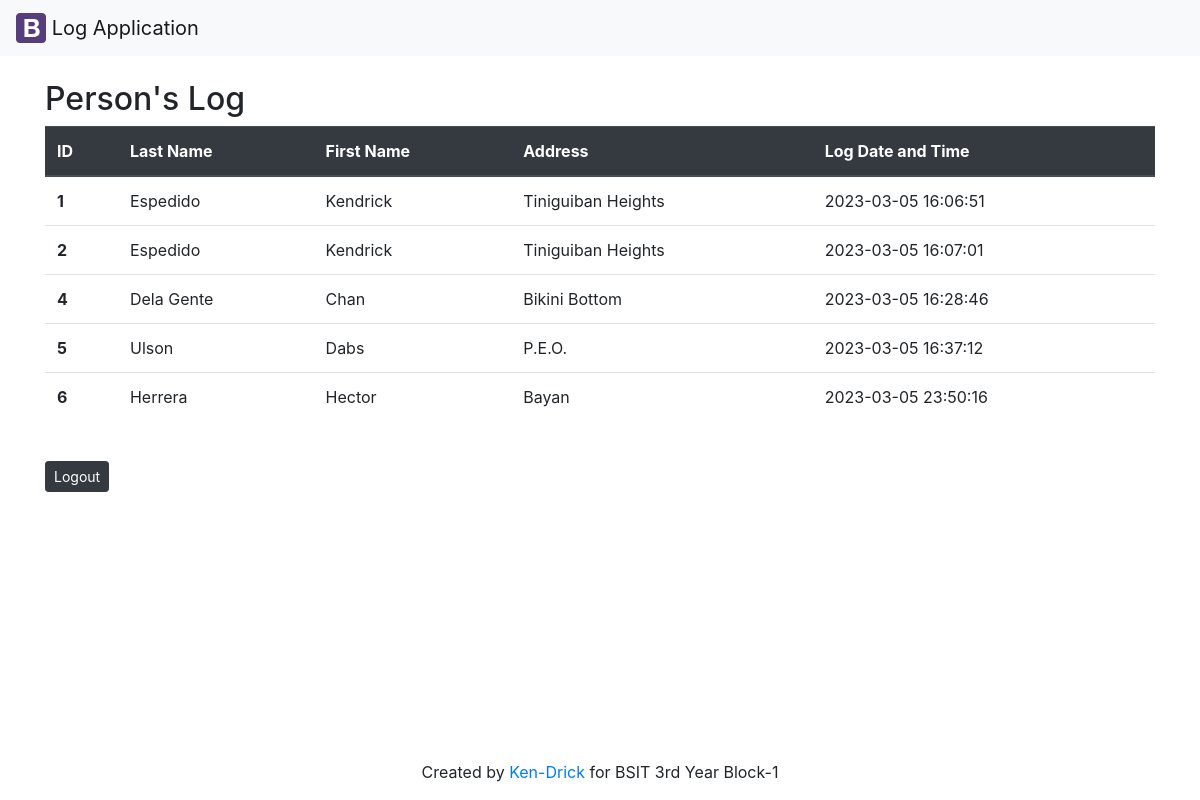
/guestbook-list.php, run on the app's committed database.
### tables this page shows
CREATE TABLE IF NOT EXISTS `person` (
  `IdNo` int NOT NULL AUTO_INCREMENT,
  `firstname` varchar(35) NOT NULL,
  `lastname` varchar(35) NOT NULL,
  `Address` varchar(120) NOT NULL,
  `log_date` datetime NOT NULL,
  PRIMARY KEY (`IdNo`)
);

### guestbook-list.php (the view, shortened to what this page needs)
<?php
require('config/db.php');
$sql = "SELECT IdNo ,lastname, firstname, Address, log_date from person";
$result = mysqli_query($conn,$sql);
?>
<?php include('inc/header.php'); ?>
	<div class="container">
    <br/>
		<h2>Person's Log</h2>
        <table class="table">
                <thead class="thead-dark">
                    <tr>
                    <th scope="col">ID</th>
                    <th scope="col">Last Name</th>
                    <th scope="col">First Name</th>
                    <th scope="col">Address</th>
                    <th scope="col">Log Date and Time</th>
                    </tr>
                </thead>
			<div class="well">
                <tbody>
                <?php foreach($result as $Ken) : ?>
                    <tr>
                    <th scope="row"><?php echo $Ken['IdNo'];?></th>
                    <td><?php echo $Ken['lastname'];?></td>
                    <td><?php echo $Ken['firstname'];?></td>
                    <td><?php echo $Ken['Address'];?></td>
                    <td><?php echo $Ken['log_date'];?></td>
                    </tr>
                <?php endforeach; ?>
                </tbody>
            </div>
        </table>
        <br/>
            <button type="button" class="btn btn-dark btn-sm" onclick="document.location='guestbook-login.php'">Logout</button>
</div>
<?php include('inc/footer.php'); ?>

### inc/header.php (shortened to what this page needs)
<!DOCTYPE html>
<html lang="en">
<head>
  <link rel="stylesheet" href="https://maxcdn.bootstrapcdn.com/bootstrap/4.5.2/css/bootstrap.min.css">
</head>
<body class="d-flex flex-column min-vh-100">
	<?php include('navbar.php'); ?>

### inc/navbar.php
<nav class="navbar navbar-light bg-light">
  <a class="navbar-brand" href="#">
    <img src="img/bootstrap.svg" width="30" height="30" class="d-inline-block align-top" alt="" loading="lazy">
    Log Application
  </a>
</nav>

### inc/footer.php
<footer class="mastfoot mt-auto" style="text-align: center;">
    <div class="inner">
      <p>Created by <a href="https://github.com/Ken-Drick">Ken-Drick</a> for BSIT 3rd Year Block-1</p>
    </div>
</footer>
  </body>
</html>

### data on the page
person: IdNo "1", lastname "Espedido", firstname "Kendrick", Address "Tiniguiban Heights", log_date "2023-03-05 16:06:51"
person: IdNo "2", lastname "Espedido", firstname "Kendrick", Address "Tiniguiban Heights", log_date "2023-03-05 16:07:01"
person: IdNo "4", lastname "Dela Gente", firstname "Chan", Address "Bikini Bottom", log_date "2023-03-05 16:28:46"
person: IdNo "5", lastname "Ulson", firstname "Dabs", Address "P.E.O.", log_date "2023-03-05 16:37:12"
person: IdNo "6", lastname "Herrera", firstname "Hector", Address "Bayan", log_date "2023-03-05 23:50:16"
